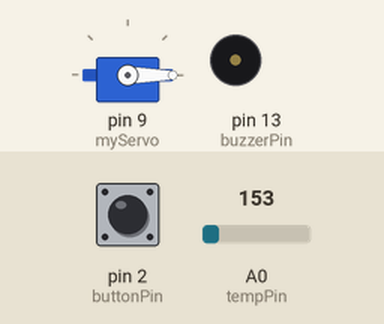
A sketch run on a simulated Arduino Uno, built with avr-gcc and run on an emulated ATmega328P. Shown: servo, buzzer (waves = sounding, pin HIGH). The inputs (shaded band) are chosen by the test bench; at power-on: A0 (tempPin) = 153, pin 2 (buttonPin) HIGH. What the sketch prints to the serial monitor is not drawn.

Above: at 1.3 s.
1.4 s: A0 (tempPin) set to 187
2.9 s: A0 (tempPin) set to 222
At 3.6 s:
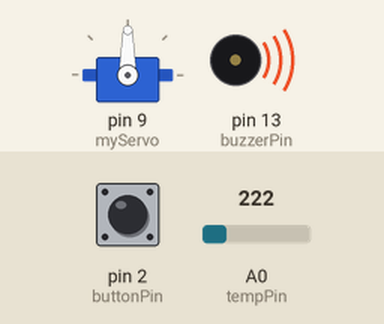
4.5 s: pin 2 (buttonPin) pulled LOW for 0.6 s
At 4.8 s:
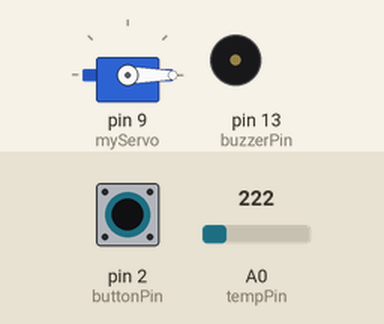
7.5 s: pin 2 (buttonPin) pulled LOW for 3.2 s
At 13.1 s:
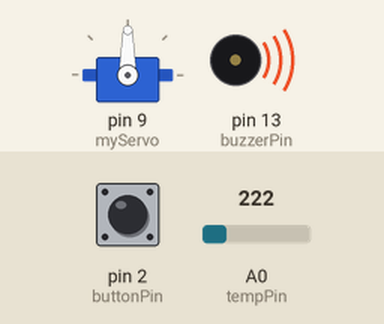
13.5 s: pin 2 (buttonPin) driven LOW
At 14.4 s:
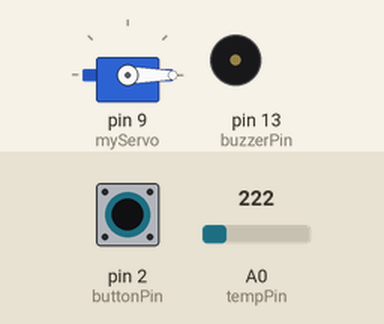
16.5 s: pin 2 (buttonPin) driven HIGH
At 17.9 s:
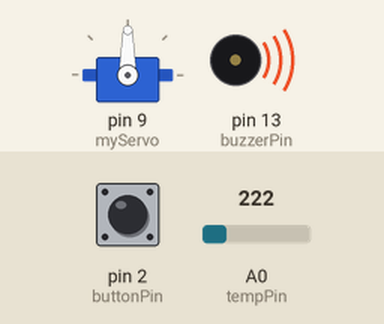
Timing chart, 0 to 19.0 s (numbered marks = the images above; inputs shaded):
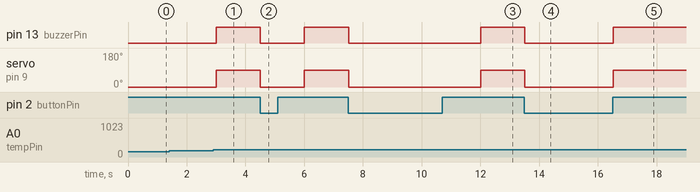

Measured:
- the behaviour switches between 204 and 205 on A0 (tempPin) (found by bisection; images 0 and 1)
- after the input at 1.4 s, every drawn part: stays the same
- after the input at 2.9 s, pin 13 (buzzerPin): LOW → HIGH after 0.10 s; servo on pin 9 (myServo): 0° → 90° after 0.11 s
- after the input at 4.5 s, pin 13 (buzzerPin): HIGH → LOW at once, → HIGH 1.5 s later; servo on pin 9 (myServo): 90° → 0° at once, → 90° 1.5 s later
- after the input at 7.5 s, pin 13 (buzzerPin): HIGH → LOW at once, → HIGH 4.5 s later; servo on pin 9 (myServo): 90° → 0° at once, → 90° 4.5 s later
- after the input at 13.5 s, pin 13 (buzzerPin): HIGH → LOW at once; servo on pin 9 (myServo): 90° → 0° at once
- after the input at 16.5 s, pin 13 (buzzerPin): LOW → HIGH at once; servo on pin 9 (myServo): 0° → 90° at once

The sketch:

code_iot.ino
```cpp
#include <Servo.h>

const int tempPin = A0;      // TMP36
const int buzzerPin = 13;    // Buzzer
const int buttonPin = 2;     // Button
const int fireThreshold = 50; // Nhiệt độ cảnh báo cháy (°C)

Servo myServo;
bool alarmOn = false;

void setup() {
  Serial.begin(9600);
  pinMode(buzzerPin, OUTPUT);
  pinMode(buttonPin, INPUT_PULLUP); // Sử dụng trở kéo lên nội bộ
  myServo.attach(9); // Servo ở chân D9
  myServo.write(0);  // Vị trí ban đầu
}

void loop() {
  // Đọc nhiệt độ từ cảm biến TMP36
  float voltage = analogRead(tempPin) * (5.0 / 1023.0);
  float temperatureC = (voltage - 0.5) * 100;

  Serial.print("Nhiet do: ");
  Serial.print(temperatureC);
  Serial.println(" C");

  // Kiểm tra nếu vượt ngưỡng cháy
  if (temperatureC >= fireThreshold && !alarmOn) {
    digitalWrite(buzzerPin, HIGH);  // Bật còi
    myServo.write(90);              // Xoay servo (giả sử đóng van gas, mở cửa...)
    alarmOn = true;
    Serial.println("🔥 Canh bao chay!!!");
  }

  // Kiểm tra nút nhấn để tắt báo động
  if (digitalRead(buttonPin) == LOW && alarmOn) {
    digitalWrite(buzzerPin, LOW);
    myServo.write(0);               // Trả về trạng thái ban đầu
    alarmOn = false;
    Serial.println("✅ Da tat bao dong.");
    delay(1000); // Chống rung nút
  }

  delay(500); // Chờ để đọc lại
}
```
